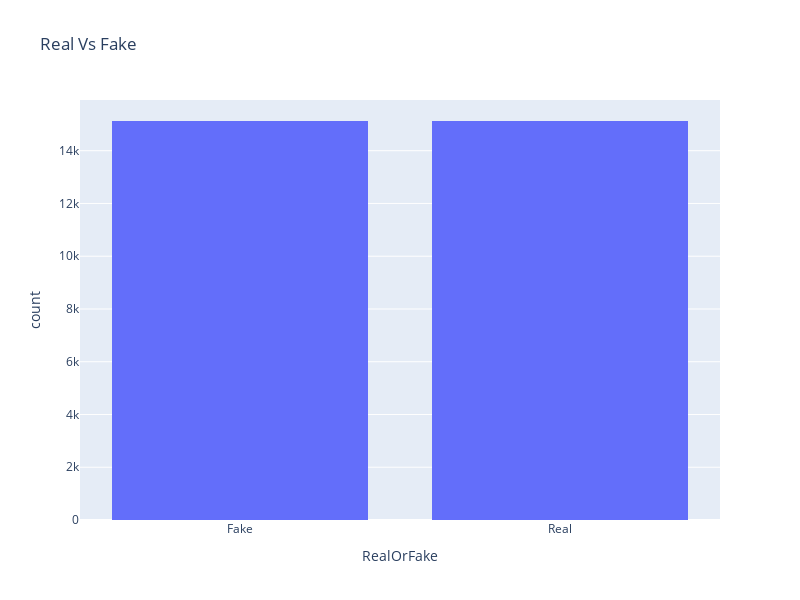

Here is the notebook cell this chart was saved with:
### Code cell
fig = px.histogram(df_balanced, x='RealOrFake', title='Real Vs Fake')
fig.update_layout(
    width=800,  # Set the width of the figure
    height=600,  # Set the height of the figure
)
fig.show()

### Figure 1 — Plotly figure (JSON) as saved in the notebook; plotly's stock layout.template omitted (floating-point values rounded to 4 significant figures; data arrays with more than 128 entries replaced by an {"elided": "..."} marker saying what was removed)
{"data": [{"alignmentgroup": "True", "bingroup": "x", "hovertemplate": "RealOrFake=%{x}<br>count=%{y}<extra></extra>", "legendgroup": "", "marker": {"color": "#636efa", "pattern": {"shape": ""}}, "name": "", "offsetgroup": "", "orientation": "v", "showlegend": false, "type": "histogram", "x": {"elided": "30252 str values"}, "xaxis": "x", "yaxis": "y"}], "layout": {"barmode": "relative", "height": 600, "legend": {"tracegroupgap": 0}, "title": {"text": "Real Vs Fake"}, "width": 800, "xaxis": {"anchor": "y", "domain": [0, 1], "title": {"text": "RealOrFake"}}, "yaxis": {"anchor": "x", "domain": [0, 1], "title": {"text": "count"}}}}
